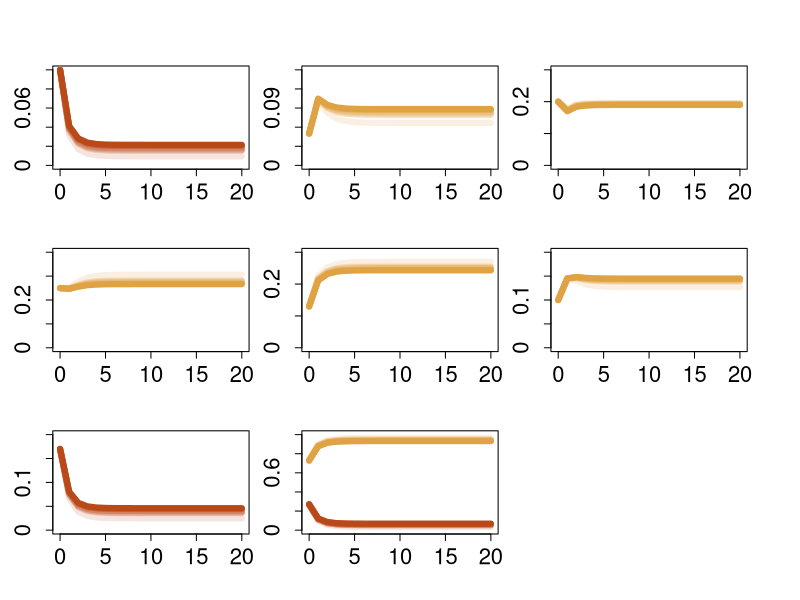
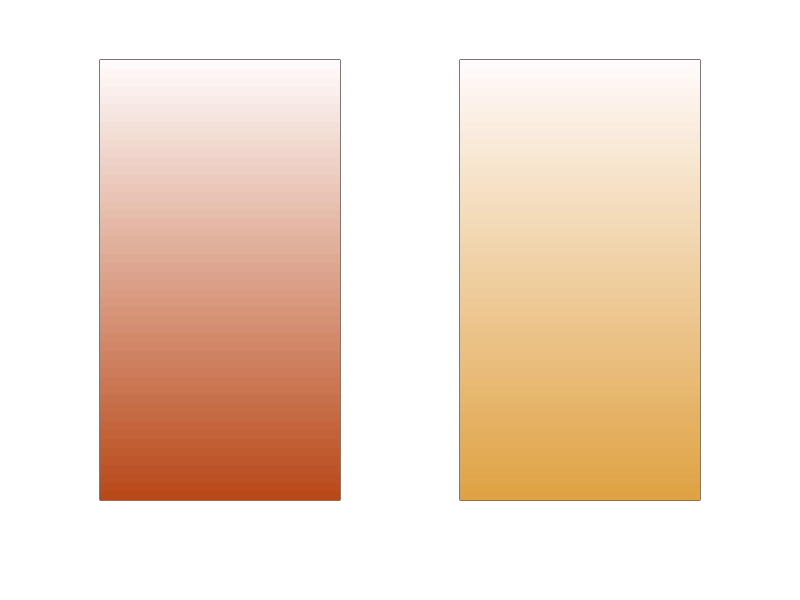
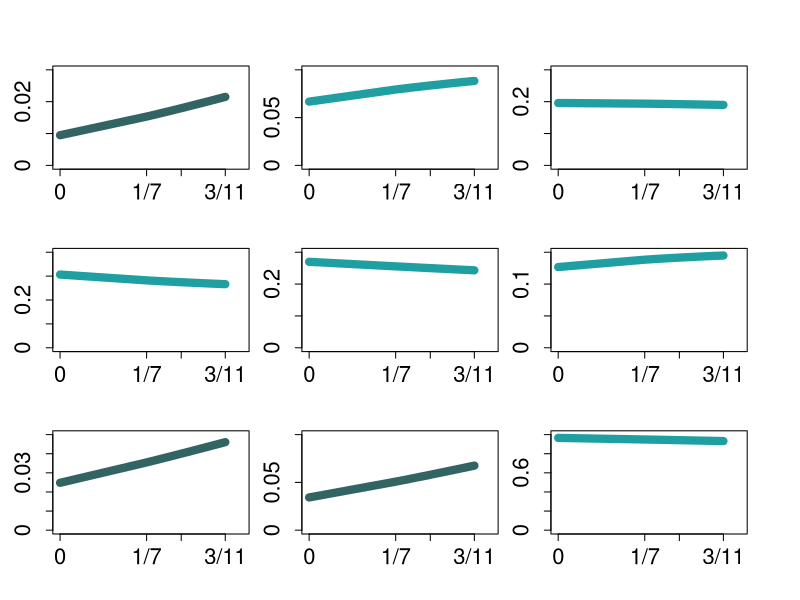

Generate these figures, in order, with R:
#randomly sample an array of genotype frequencies P(0) = (0.1, 0.05, 0.2, 0.25, 0.13, 0.1, 0.17) as initial values and plot generation-varying frequencies under  = 0, 1/7, 1/5, 3/11 (Fig. 1A). 
#find that unlike a case in diploids using one generation to attain HWE, all genotype frequencies in hexaploids will not reach absolute equilibrium, rather tend to be stable after 8 – 9 generations of random mating, as opposed to 5 – 6 generations in tetraploids. 

library(RColorBrewer)
y <- c()
for(j in 1:6){
  
  times <- seq(0,20,1)
  N <- length(times)
  
  m <- numeric(N)
  n <- numeric(N)
  k <- numeric(N)
  e <- numeric(N)
  h <- numeric(N)
  f <- numeric(N)
  u <- numeric(N)
  
  m[1] <- 0.1 
  n[1] <- 0.05
  k[1] <- 0.2 
  e[1] <- 0.25
  h[1] <- 0.13
  f[1] <- 0.1 
  u[1] <- 0.17
  
  alpha=c(0,1/7,1/6,1/5,1/4,3/11)[j]
  for(t in 1:(N-1)){
    
    m[t+1] <- ((m[t]+1/2*n[t]+1/5*k[t]+1/20*e[t])+alpha*(1/6*n[t]+1/5*k[t]+3/20*e[t]+1/15*h[t]))^2
    
    n[t+1] <- (m[t]*n[t]+6/5*m[t]*k[t]+9/10*m[t]*e[t]+2/5*m[t]*h[t]+1/2*n[t]^2+4/5*n[t]*k[t]+1/2*n[t]*e[t]+1/5*n[t]*h[t]+6/25*k[t]^2+6/25*k[t]*e[t]+2/25*k[t]*h[t]+9/200*e[t]^2+1/50*e[t]*h[t])+alpha*(-2/3*m[t]*n[t]
                                                                                                                                                                                                       -2/3*m[t]*k[t]-3/10*m[t]*e[t]+2/15*m[t]*h[t]+1/3*m[t]*f[t]-1/6*n[t]^2-1/15*n[t]*k[t]+7/60*n[t]*e[t]+1/5*n[t]*h[t]+1/6*n[t]*f[t]+8/75*k[t]^2+4/15*k[t]*e[t]
                                                                                                                                                                                                       +14/75*k[t]*h[t]+1/15*k[t]*f[t]+3/25*e[t]^2+19/150*e[t]*h[t]+1/60*e[t]*f[t]+2/75*h[t]^2)+alpha^2*(-1/9*n[t]^2-11/45*n[t]*k[t]-3/20*n[t]*e[t]-1/45*n[t]*h[t]+1/18*n[t]*f[t]
                                                                                                                                                                                                                                                                                                         -2/15*k[t]^2-4/25*k[t]*e[t]-4/225*k[t]*h[t]+1/15*k[t]*f[t]-9/200*e[t]^2+1/20*e[t]*f[t]+2/225*h[t]^2+1/45*h[t]*f[t])
    
    k[t+1] <- (2/5*m[t]*k[t]+9/10*m[t]*e[t]+6/5*m[t]*h[t]+m[t]*f[t]+1/4*n[t]^2+4/5*n[t]*k[t]+9/10*n[t]*e[t]+4/5*n[t]*h[t]+1/2*n[t]*f[t]+11/25*k[t]^2+37/50*k[t]*e[t]+12/25*k[t]*h[t]+1/5*k[t]*f[t]
               +99/400*e[t]^2+6/25*e[t]*h[t]+1/20*e[t]*f[t]+1/25*h[t]^2)+alpha*(1/3*m[t]*n[t]+2/15*m[t]*k[t]-3/10*m[t]*e[t]-2/3*m[t]*h[t]-2/3*m[t]*f[t]-1/6*n[t]^2-8/15*n[t]*k[t]-13/30*n[t]*e[t]-1/5*n[t]*h[t]-22/75*k[t]^2
                                                                                -22/75*k[t]*e[t]+2/25*k[t]*h[t]+4/15*k[t]*f[t]-3/200*e[t]^2+31/150*e[t]*h[t]+4/15*e[t]*f[t]+8/75*h[t]^2+2/15*h[t]*f[t])+alpha^2*(1/6*n[t]^2+14/45*n[t]*k[t]+1/10*n[t]*e[t]-2/15*n[t]*h[t]-2/9*n[t]*f[t]
                                                                                                                                                                                                                 +31/225*k[t]^2+3/50*k[t]*e[t]-38/225*k[t]*h[t]-11/45*k[t]*f[t]-9/400*e[t]^2-7/50*e[t]*h[t]-3/20*e[t]*f[t]-9/225*h[t]^2-1/45*h[t]*f[t]+1/36*f[t]^2)
    
    
    e[t+1] <- (1/10*m[t]*e[t]+2/5*m[t]*h[t]+m[t]*f[t]+2*m[t]*u[t]+1/5*n[t]*k[t]+1/2*n[t]*e[t]+4/5*n[t]*h[t]+n[t]*f[t]+n[t]*u[t]+6/25*k[t]^2+37/50*k[t]*e[t]+22/25*k[t]*h[t]+4/5*k[t]*f[t]+2/5*k[t]*u[t]+41/100*e[t]^2
               +37/50*e[t]*h[t]+1/2*e[t]*f[t]+1/10*e[t]*u[t]+6/25*h[t]^2+1/5*h[t]*f[t])+alpha*(2/15*m[t]*k[t]+3/10*m[t]*e[t]+2/5*m[t]*h[t]+1/3*m[t]*f[t]+1/6*n[t]^2+1/5*n[t]*k[t]-2/15*n[t]*e[t]-2/5*n[t]*h[t]-1/3*n[t]*f[t]+1/3*n[t]*u[t]
                                                                                               -2/75*k[t]^2-59/150*k[t]*e[t]-44/75*k[t]*h[t]-2/5*k[t]*f[t]+2/5*k[t]*u[t]-6/25*e[t]^2-59/150*e[t]*h[t]-2/15*e[t]*f[t]+3/10*e[t]*u[t]-2/75*h[t]^2+1/5*h[t]*f[t]+2/15*h[t]*u[t]
                                                                                               +1/6*f[t]^2)+alpha^2*(-1/9*n[t]^2-2/15*n[t]*k[t]+1/10*n[t]*e[t]+14/45*n[t]*h[t]+1/3*n[t]*f[t]-4/225*k[t]^2+4/25*k[t]*e[t]+8/25*k[t]*h[t]
                                                                                                                     +14/45*k[t]*f[t]+9/100*e[t]^2+4/25*e[t]*h[t]+1/10*e[t]*f[t]-4/225*h[t]^2-2/15*h[t]*f[t]-1/9*f[t]^2)
    
    h[t+1] <- alpha^2*(1/36*n[t]^2-1/45*n[t]*k[t]-3/20*n[t]*e[t]-11/45*n[t]*h[t]-2/9*n[t]*f[t]-9/225*k[t]^2-7/50*k[t]*e[t]-38/225*k[t]*h[t]-2/15*k[t]*f[t]-9/400*e[t]^2+3/50*e[t]*h[t]+1/10*e[t]*f[t]+31/225*h[t]^2+14/45*h[t]*f[t]
                       +1/6*f[t]^2)+alpha*(2/15*n[t]*k[t]+4/15*n[t]*e[t]+4/15*n[t]*h[t]-2/3*n[t]*u[t]+8/75*k[t]^2+31/150*k[t]*e[t]+2/25*k[t]*h[t]-1/5*k[t]*f[t]-2/3*k[t]*u[t]-3/200*e[t]^2-22/75*e[t]*h[t]-13/30*e[t]*f[t]-3/10*e[t]*u[t]
                                           -22/75*h[t]^2-8/15*h[t]*f[t]+2/15*h[t]*u[t]-1/6*f[t]^2+1/3*f[t]*u[t])+(1/20*n[t]*e[t]+1/5*n[t]*h[t]+1/2*n[t]*f[t]+n[t]*u[t]+1/25*k[t]^2+6/25*k[t]*e[t]+12/25*k[t]*h[t]+4/5*k[t]*f[t]+6/5*k[t]*u[t]
                                                                                                                  +99/400*e[t]^2+37/50*e[t]*h[t]+9/10*e[t]*f[t]+9/10*e[t]*u[t]+11/25*h[t]^2+4/5*h[t]*f[t]+2/5*h[t]*u[t]+1/4*f[t]^2)
    
    f[t+1] <-alpha^2*(1/45*n[t]*k[t]+1/20*n[t]*e[t]+1/15*n[t]*h[t]+1/18*n[t]*f[t]+2/225*k[t]^2-4/225*k[t]*h[t]-1/45*k[t]*f[t]-9/200*e[t]^2-4/25*e[t]*h[t]-3/20*e[t]*f[t]-2/15*h[t]^2-11/45*h[t]*f[t]-1/9*f[t]^2)+alpha*(1/60*n[t]*e[t]+1/15*n[t]*h[t]
                                                                                                                                                                                                                        +1/6*n[t]*f[t]+1/3*n[t]*u[t]+2/75*k[t]^2+19/150*k[t]*e[t]+14/75*k[t]*h[t]+1/5*k[t]*f[t]+2/15*k[t]*u[t]+3/25*e[t]^2+4/15*e[t]*h[t]+7/60*e[t]*f[t]-3/10*e[t]*u[t]+8/75*h[t]^2-1/15*h[t]*f[t]-2/3*h[t]*u[t]-1/6*f[t]^2-2/3*f[t]*u[t])+(1/50*k[t]*e[t]
                                                                                                                                                                                                                                                                                                                                                                                                                                                            +2/25*k[t]*h[t]+1/5*k[t]*f[t]+2/5*k[t]*u[t]+9/200*e[t]^2+6/25*e[t]*h[t]+1/2*e[t]*f[t]+9/10*e[t]*u[t]+6/25*h[t]^2+4/5*h[t]*f[t]+6/5*h[t]*u[t]+1/2*f[t]^2+f[t]*u[t])
    
    u[t+1] <- ((1/20*e[t]+1/5*h[t]+1/2*f[t]+u[t])+alpha*(1/15*k[t]+3/20*e[t]+1/5*h[t]+1/6*f[t]))^2
  }
  
  y <- rbind(y,rbind(m,n,k,e,h,f,u))
  
}

colors_homozygote <- colorRampPalette(c("snow", "#b94919"))(18)
colors_heterozygote <- colorRampPalette(c("snow", "#e0a344"))(18)

#---------------------plotA-----------------------
#AAAAAA
par(mfrow=c(3,3),mar=c(3,2,3,2),oma=c(2,2,2,2))
plot(0,0,type="l",xlab=" ",ylab=" ",cex.lab=1,lwd=1,col="black",xaxt="n",yaxt="n",xlim=c(0,20),ylim=c(0,0.1))
axis(1,seq(0,20,5),seq(0,20,5),lwd=1,cex.axis=2,mgp = c(0.3, 1.5, 0))
axis(2,seq(0,0.1,0.02),seq(0,0.1,0.02),lwd=1,cex.axis=2,mgp = c(1, 1.5, 0))

lines(times,y[1,],type = "l",lwd=6,col=colors_homozygote[3])
lines(times,y[8,],type = "l",lwd=6,col=colors_homozygote[6])
lines(times,y[15,],type = "l",lwd=6,col=colors_homozygote[9])
lines(times,y[22,],type = "l",lwd=6,col=colors_homozygote[12])
lines(times,y[29,],type = "l",lwd=6,col=colors_homozygote[15])
lines(times,y[36,],type = "l",lwd=6,col=colors_homozygote[18])

#AAAAAa
plot(0,0,type="l",xlab=" ",ylab=" ",cex.lab=1,lwd=1,col="black",xaxt="n",yaxt="n",xlim=c(0,20),ylim=c(0,0.15))
axis(1,seq(0,20,5),seq(0,20,5),lwd=1,cex.axis=2,mgp = c(0.3, 1.5, 0))
axis(2,seq(0,0.15,0.03),seq(0,0.15,0.03),lwd=1,cex.axis=2,mgp = c(1, 1.5, 0))

lines(times,y[2,],type = "l",lwd=6,col=colors_heterozygote[3])
lines(times,y[9,],type = "l",lwd=6,col=colors_heterozygote[6])
lines(times,y[16,],type = "l",lwd=6,col=colors_heterozygote[9])
lines(times,y[23,],type = "l",lwd=6,col=colors_heterozygote[12])
lines(times,y[30,],type = "l",lwd=6,col=colors_heterozygote[15])
lines(times,y[37,],type = "l",lwd=6,col=colors_heterozygote[18])

#AAAAaa
plot(0,0,type="l",xlab=" ",ylab=" ",cex.lab=1,lwd=1,col="black",xaxt="n",yaxt="n",xlim=c(0,20),ylim=c(0,0.3))
axis(1,seq(0,20,5),seq(0,20,5),lwd=1,cex.axis=2,mgp = c(0.3, 1.5, 0))
axis(2,seq(0,0.3,0.1),seq(0,0.3,0.1),lwd=1,cex.axis=2,mgp = c(1, 1.5, 0))

lines(times,y[3,],type = "l",lwd=6,col=colors_heterozygote[3])
lines(times,y[10,],type = "l",lwd=6,col=colors_heterozygote[6])
lines(times,y[17,],type = "l",lwd=6,col=colors_heterozygote[9])
lines(times,y[24,],type = "l",lwd=6,col=colors_heterozygote[12])
lines(times,y[31,],type = "l",lwd=6,col=colors_heterozygote[15])
lines(times,y[38,],type = "l",lwd=6,col=colors_heterozygote[18])

#AAAaaa
plot(0,0,type="l",xlab=" ",ylab=" ",cex.lab=1,lwd=1,col="black",xaxt="n",yaxt="n",xlim=c(0,20),ylim=c(0,0.4))
axis(1,seq(0,20,5),seq(0,20,5),lwd=1,cex.axis=2,mgp = c(0.3, 1.5, 0))
axis(2,seq(0,0.4,0.1),seq(0,0.4,0.1),lwd=1,cex.axis=2,mgp = c(1, 1.5, 0))

lines(times,y[4,],type = "l",lwd=6,col=colors_heterozygote[3])
lines(times,y[11,],type = "l",lwd=6,col=colors_heterozygote[6])
lines(times,y[18,],type = "l",lwd=6,col=colors_heterozygote[9])
lines(times,y[25,],type = "l",lwd=6,col=colors_heterozygote[12])
lines(times,y[32,],type = "l",lwd=6,col=colors_heterozygote[15])
lines(times,y[39,],type = "l",lwd=6,col=colors_heterozygote[18])

#AAaaaa
plot(0,0,type="l",xlab=" ",ylab=" ",cex.lab=1,lwd=1,col="black",xaxt="n",yaxt="n",xlim=c(0,20),ylim=c(0,0.3))
axis(1,seq(0,20,5),seq(0,20,5),lwd=1,cex.axis=2,mgp = c(0.3, 1.5, 0))
axis(2,seq(0,0.3,0.1),seq(0,0.3,0.1),lwd=1,cex.axis=2,mgp = c(1, 1.5, 0))

lines(times,y[5,],type = "l",lwd=6,col=colors_heterozygote[3])
lines(times,y[12,],type = "l",lwd=6,col=colors_heterozygote[6])
lines(times,y[19,],type = "l",lwd=6,col=colors_heterozygote[9])
lines(times,y[26,],type = "l",lwd=6,col=colors_heterozygote[12])
lines(times,y[33,],type = "l",lwd=6,col=colors_heterozygote[15])
lines(times,y[40,],type = "l",lwd=6,col=colors_heterozygote[18])

#Aaaaaa
plot(0,0,type="l",xlab=" ",ylab=" ",cex.lab=1,lwd=1,col="black",xaxt="n",yaxt="n",xlim=c(0,20),ylim=c(0,0.2))
axis(1,seq(0,20,5),seq(0,20,5),lwd=1,cex.axis=2,mgp = c(0.3, 1.5, 0))
axis(2,seq(0,0.2,0.05),seq(0,0.2,0.05),lwd=1,cex.axis=2,mgp = c(1, 1.5, 0))

lines(times,y[6,],type = "l",lwd=6,col=colors_heterozygote[3])
lines(times,y[13,],type = "l",lwd=6,col=colors_heterozygote[6])
lines(times,y[20,],type = "l",lwd=6,col=colors_heterozygote[9])
lines(times,y[27,],type = "l",lwd=6,col=colors_heterozygote[12])
lines(times,y[34,],type = "l",lwd=6,col=colors_heterozygote[15])
lines(times,y[41,],type = "l",lwd=6,col=colors_heterozygote[18])

#aaaaaa
plot(0,0,type="l",xlab=" ",ylab=" ",cex.lab=1,lwd=1,col="black",xaxt="n",yaxt="n",xlim=c(0,20),ylim=c(0,0.2))
axis(1,seq(0,20,5),seq(0,20,5),lwd=1,cex.axis=2,mgp = c(0.3, 1.5, 0))
axis(2,seq(0,0.2,0.05),seq(0,0.2,0.05),lwd=1,cex.axis=2,mgp = c(1, 1.5, 0))

lines(times,y[7,],type = "l",lwd=6,col=colors_homozygote[3])
lines(times,y[14,],type = "l",lwd=6,col=colors_homozygote[6])
lines(times,y[21,],type = "l",lwd=6,col=colors_homozygote[9])
lines(times,y[28,],type = "l",lwd=6,col=colors_homozygote[12])
lines(times,y[35,],type = "l",lwd=6,col=colors_homozygote[15])
lines(times,y[42,],type = "l",lwd=6,col=colors_homozygote[18])

#==================================================================================
plot(0,0,type="l",xlab=" ",ylab=" ",cex.lab=1,lwd=1,col="black",xaxt="n",yaxt="n",xlim=c(0,20),ylim=c(0,1))
axis(1,seq(0,20,5),seq(0,20,5),lwd=1,cex.axis=2,mgp = c(0.3, 1.5, 0))
axis(2,seq(0,1,0.2),seq(0,1,0.2),lwd=1,cex.axis=2,mgp = c(1, 1.5, 0))

y11=y[1,]+y[7,];y12=y[8,]+y[14,];y13=y[15,]+y[21,];y14=y[22,]+y[28,];y15=y[29,]+y[35,];y16=y[36,]+y[42,];
lines(times,y11,type = "l",lwd=6,col=colors_homozygote[3])
lines(times,y12,type = "l",lwd=6,col=colors_homozygote[6])
lines(times,y13,type = "l",lwd=6,col=colors_homozygote[9])
lines(times,y14,type = "l",lwd=6,col=colors_homozygote[12])
lines(times,y15,type = "l",lwd=6,col=colors_homozygote[15])
lines(times,y16,type = "l",lwd=6,col=colors_homozygote[18])

y21=y[2,]+y[3,]+y[4,]+y[5,]+y[6,]; y22=y[9,]+y[10,]+y[11,]+y[12,]+y[13,]; y23=y[16,]+y[17,]+y[18,]+y[19,]+y[20,];
y24=y[23,]+y[24,]+y[25,]+y[26,]+y[27,];y25=y[30,]+y[31,]+y[32,]+y[33,]+y[34,];y26=y[37,]+y[38,]+y[39,]+y[40,]+y[41,]
lines(times,y21,type = "l",lwd=6,col=colors_heterozygote[3])
lines(times,y22,type = "l",lwd=6,col=colors_heterozygote[6])
lines(times,y23,type = "l",lwd=6,col=colors_heterozygote[9])
lines(times,y24,type = "l",lwd=6,col=colors_heterozygote[12])
lines(times,y25,type = "l",lwd=6,col=colors_heterozygote[15])
lines(times,y26,type = "l",lwd=6,col=colors_heterozygote[18])



#-----------------legend---------
layout(matrix(c(1:2),1,2))
par(mar=c(3,3,1,3))

nlev <- colorRampPalette(c( "#b94919","snow"))(50)
plot(y = c(1, (length(nlev) + 1)), x = c(1, 2),xaxs = 'i', yaxs = 'i', xaxt = 'n', yaxt = 'n',type = 'n', ann = F)
rect(xleft = rep(0, (length(nlev) + 1)),ybottom = 1:length(nlev),xright = rep(2, (length(nlev) + 1)),ytop = 2:(length(nlev) + 1),col = nlev,border = nlev)

nlev <- colorRampPalette(c( "#e0a344","snow"))(50)
plot(y = c(1, (length(nlev) + 1)), x = c(1, 2),xaxs = 'i', yaxs = 'i', xaxt = 'n', yaxt = 'n',type = 'n', ann = F)
rect(xleft = rep(0, (length(nlev) + 1)),ybottom = 1:length(nlev),xright = rep(2, (length(nlev) + 1)),ytop = 2:(length(nlev) + 1),col = nlev,border = nlev)


#================plot B==========================================

par(mfrow=c(3,3),mar=c(3,2,3,2),oma=c(2,2,2,2))

#AAAAAA
plot(0,0,type="l",xlab=" ",ylab=" ",cex.lab=1,lwd=1,col="black",xaxt="n",yaxt="n",xlim=c(0,0.3),ylim=c(0,0.03))
axis(1,c(0,1/7,1/5,3/11),c(0,1/7,1/5,3/11),lwd=1,cex.axis=2,labels = c("0","1/7","1/5","3/11"),tick = TRUE,mgp = c(0.3, 1.5, 0))
axis(2,seq(0,0.03,0.01),seq(0,0.03,0.01),lwd=1,cex.axis=2,mgp = c(0.3, 1.5, 0))
y1 <- as.numeric(y[c(1,8,15,22,29,36),16])
lines(c(0,1/7,1/6,1/5,1/4,3/11),y1,type = "l",lwd=8,col="#336464")

#AAAAAa
plot(0,0,type="l",xlab=" ",ylab=" ",cex.lab=1,lwd=1,col="black",xaxt="n",yaxt="n",xlim=c(0,0.3),ylim=c(0,0.1))
axis(1,c(0,1/7,1/5,3/11),c(0,1/7,1/5,3/11),lwd=1,cex.axis=2,labels = c("0","1/7","1/5","3/11"),tick = TRUE,mgp = c(0.3, 1.5, 0))
axis(2,seq(0,0.1,0.05),seq(0,0.1,0.05),lwd=1,cex.axis=2,mgp = c(0.3, 1.5, 0))
y2 <- as.numeric(y[c(1,8,15,22,29,36)+1,16])
lines(c(0,1/7,1/6,1/5,1/4,3/11),y2,type = "l",lwd=8,col="#1f9fa1")

#AAAAaa
plot(0,0,type="l",xlab=" ",ylab=" ",cex.lab=1,lwd=1,col="black",xaxt="n",yaxt="n",xlim=c(0,0.3),ylim=c(0,0.3))
axis(1,c(0,1/7,1/5,3/11),c(0,1/7,1/5,3/11),lwd=1,cex.axis=2,labels = c("0","1/7","1/5","3/11"),tick = TRUE,mgp = c(0.3, 1.5, 0))
axis(2,seq(0,0.3,0.1),seq(0,0.3,0.1),lwd=1,cex.axis=2,mgp = c(0.3, 1.5, 0))
y3 <- as.numeric(y[c(1,8,15,22,29,36)+2,16])
lines(c(0,1/7,1/6,1/5,1/4,3/11),y3,type = "l",lwd=8,col="#1f9fa1")

#AAAaaa
plot(0,0,type="l",xlab=" ",ylab=" ",cex.lab=1,lwd=1,col="black",xaxt="n",yaxt="n",xlim=c(0,0.3),ylim=c(0,0.4))
axis(1,c(0,1/7,1/5,3/11),c(0,1/7,1/5,3/11),lwd=1,cex.axis=2,labels = c("0","1/7","1/5","3/11"),tick = TRUE,mgp = c(0.3, 1.5, 0))
axis(2,seq(0,0.4,0.1),seq(0,0.4,0.1),lwd=1,cex.axis=2,mgp = c(0.3, 1.5, 0))
y4 <- as.numeric(y[c(1,8,15,22,29,36)+3,16])
lines(c(0,1/7,1/6,1/5,1/4,3/11),y4,type = "l",lwd=8,col="#1f9fa1")

#AAaaaa
plot(0,0,type="l",xlab=" ",ylab=" ",cex.lab=1,lwd=1,col="black",xaxt="n",yaxt="n",xlim=c(0,0.3),ylim=c(0,0.3))
axis(1,c(0,1/7,1/5,3/11),c(0,1/7,1/5,3/11),lwd=1,cex.axis=2,labels = c("0","1/7","1/5","3/11"),tick = TRUE,mgp = c(0.3, 1.5, 0))
axis(2,seq(0,0.3,0.1),seq(0,0.3,0.1),lwd=1,cex.axis=2,mgp = c(0.3, 1.5, 0))
y5 <- as.numeric(y[c(1,8,15,22,29,36)+4,16])
lines(c(0,1/7,1/6,1/5,1/4,3/11),y5,type = "l",lwd=8,col="#1f9fa1")

#Aaaaaa
plot(0,0,type="l",xlab=" ",ylab=" ",cex.lab=1,lwd=1,col="black",xaxt="n",yaxt="n",xlim=c(0,0.3),ylim=c(0,0.15))
axis(1,c(0,1/7,1/5,3/11),c(0,1/7,1/5,3/11),lwd=1,cex.axis=2,labels = c("0","1/7","1/5","3/11"),tick = TRUE,mgp = c(0.3, 1.5, 0))
axis(2,seq(0,0.15,0.05),seq(0,0.15,0.05),lwd=1,cex.axis=2,mgp = c(0.3, 1.5, 0))
y6 <- as.numeric(y[c(1,8,15,22,29,36)+5,16])
lines(c(0,1/7,1/6,1/5,1/4,3/11),y6,type = "l",lwd=8,col="#1f9fa1")

#aaaaaa
plot(0,0,type="l",xlab=" ",ylab=" ",cex.lab=1,lwd=1,col="black",xaxt="n",yaxt="n",xlim=c(0,0.3),ylim=c(0,0.05))
axis(1,c(0,1/7,1/5,3/11),c(0,1/7,1/5,3/11),lwd=1,cex.axis=2,labels = c("0","1/7","1/5","3/11"),tick = TRUE,mgp = c(0.3, 1.5, 0))
axis(2,seq(0,0.05,0.01),seq(0,0.05,0.01),lwd=1,cex.axis=2,mgp = c(0.3, 1.5, 0))
y7 <- as.numeric(y[c(1,8,15,22,29,36)+6,16])
lines(c(0,1/7,1/6,1/5,1/4,3/11),y7,type = "l",lwd=8,col="#336464")

#Double Reduction====
#Homozygote
plot(0,0,type="l",xlab=" ",ylab=" ",cex.lab=1,lwd=1,col="black",xaxt="n",yaxt="n",xlim=c(0,0.3),ylim=c(0,0.1))
axis(1,c(0,1/7,1/5,3/11),c(0,1/7,1/5,3/11),lwd=1,cex.axis=2,labels = c("0","1/7","1/5","3/11"),tick = TRUE,mgp = c(0.3, 1.5, 0))
axis(2,seq(0,0.1,0.05),seq(0,0.1,0.05),lwd=1,cex.axis=2,mgp = c(0.3, 1.5, 0))

y31 <- as.numeric(sum(y[1,16]+y[7,16]))
y32 <- as.numeric(sum(y[8,16]+y[14,16]))
y33 <- as.numeric(sum(y[15,16]+y[21,16]))
y34 <- as.numeric(sum(y[22,16]+y[28,16]))
y35 <- as.numeric(sum(y[29,16]+y[35,16]))
y36 <- as.numeric(sum(y[36,16]+y[42,16]))

yy3 <- c(y31,y32,y33,y34,y35,y36)
lines(c(0,1/7,1/6,1/5,1/4,3/11),yy3,type = "l",lwd=8,col="#336464")

#Heterozygote
plot(0,0,type="l",xlab=" ",ylab=" ",cex.lab=1,lwd=1,col="black",xaxt="n",yaxt="n",xlim=c(0,0.3),ylim=c(0,1))
axis(1,c(0,1/7,1/5,3/11),c(0,1/7,1/5,3/11),lwd=1,cex.axis=2,labels = c("0","1/7","1/5","3/11"),tick = TRUE,mgp = c(0.3, 1.5, 0))
axis(2,seq(0,1,0.2),seq(0,1,0.2),lwd=1,cex.axis=2,mgp = c(0.3, 1.5, 0))


y41 <- as.numeric(sum(y[2,16]+y[3,16]+y[4,16]+y[5,16]+y[6,16]))
y42 <- as.numeric(sum(y[9,16]+y[10,16]+y[11,16]+y[12,16]+y[13,16]))
y43 <- as.numeric(sum(y[16,16]+y[17,16]+y[18,16]+y[19,16]+y[20,16]))
y44 <- as.numeric(sum(y[23,16]+y[24,16]+y[25,16]+y[26,16]+y[27,16]))
y45 <- as.numeric(sum(y[30,16]+y[31,16]+y[32,16]+y[33,16]+y[34,16]))
y46 <- as.numeric(sum(y[37,16]+y[38,16]+y[39,16]+y[40,16]+y[41,16]))

yy4 <- c(y41,y42,y43,y44,y45,y46)
lines(c(0,1/7,1/6,1/5,1/4,3/11),yy4,type = "l",lwd=8,col="#1f9fa1")

